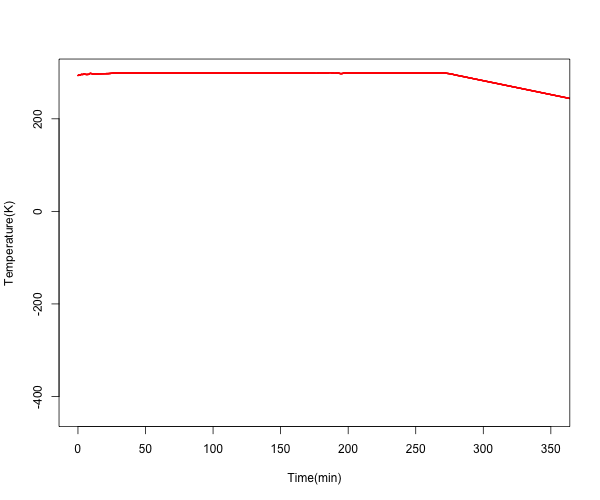

Here is the R script that generated this plot:
png("plot_temp.png", width = 600, height = 500)  # 描画デバイスを開く

XLIM<-c(0,350.0)
YLIM<-c(330,370)
data1 <- read.csv("181120_heating_sample2ch2_001.csv",header=F)
plot(data.frame(data1[1]/60,data1[2]-0.3*data1[1]/60),xlim=XLIM,#ylim=YLIM,
     xlab="Time(min)",ylab="Temperature(K)",type="p",col="red",cex=0.1)
dev.off()  
#cd Documents/GitManagedProjects-Kagawalab/研究/抵抗測定/